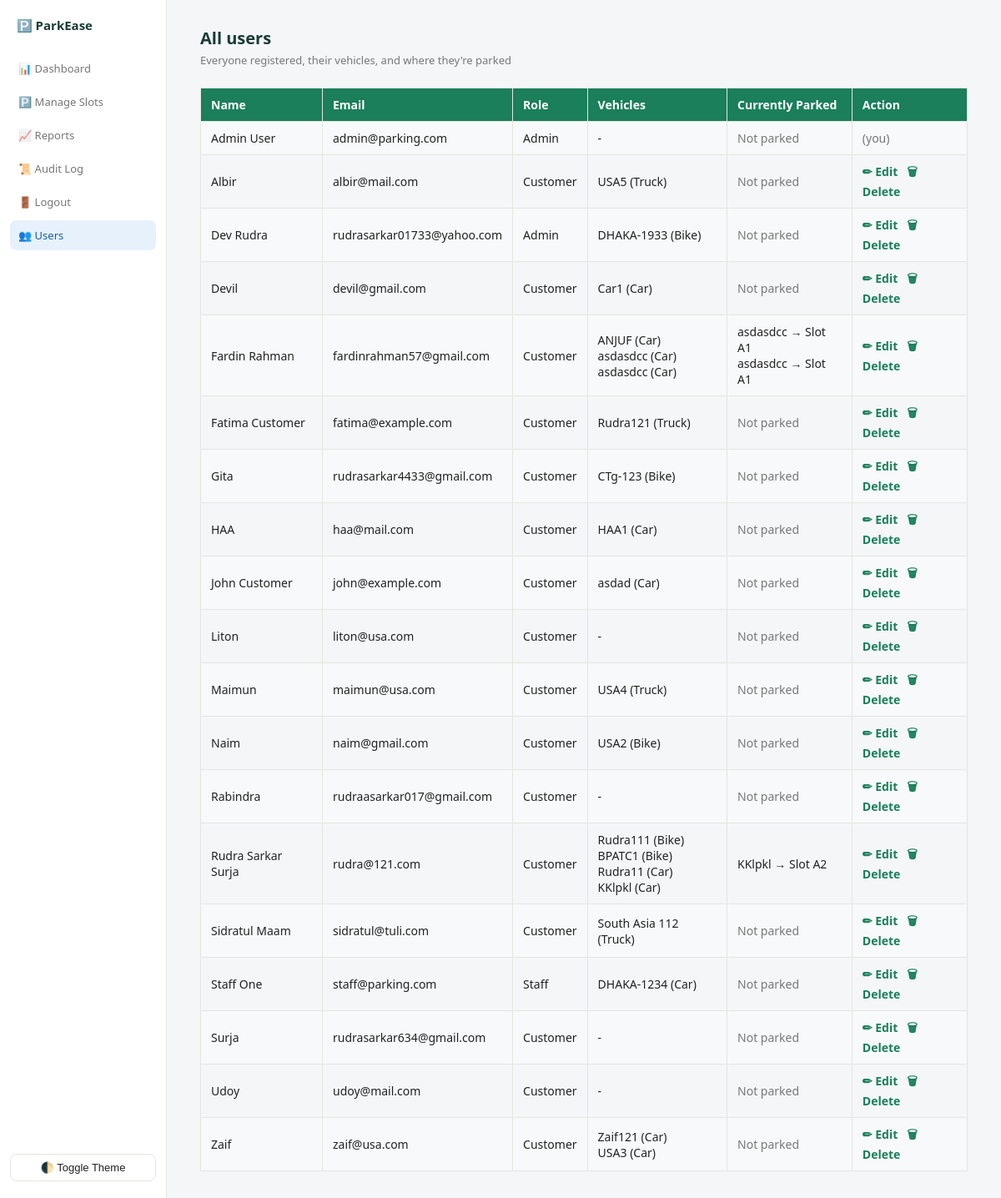
/users.php (signed in), run on the app's committed database.
### tables this page shows
CREATE TABLE `users` (
  `user_id` int(11) NOT NULL,
  `name` varchar(100) NOT NULL,
  `email` varchar(100) NOT NULL,
  `password` varchar(255) NOT NULL,
  `role` enum('admin','staff','customer') NOT NULL,
  `created_at` timestamp NOT NULL DEFAULT current_timestamp()
);

CREATE TABLE `vehicles` (
  `vehicle_id` int(11) NOT NULL,
  `plate_number` varchar(20) NOT NULL,
  `owner_id` int(11) NOT NULL,
  `type_id` int(11) NOT NULL
);

CREATE TABLE `vehicle_types` (
  `type_id` int(11) NOT NULL,
  `type_name` varchar(50) NOT NULL,
  `hourly_rate` decimal(10,2) NOT NULL,
  `max_hours` int(11) NOT NULL DEFAULT 24
);

CREATE TABLE `parking_slots` (
  `slot_id` int(11) NOT NULL,
  `slot_number` varchar(20) NOT NULL,
  `type_id` int(11) NOT NULL,
  `status` enum('available','occupied') DEFAULT 'available'
);

### users.php (the view, shortened to what this page needs)
<?php
include 'db_connect.php';
$sql = "
    SELECT u.user_id, u.name, u.email, u.role,
           v.plate_number, vt.type_name,
           s.slot_number,
           sess.entry_time
    FROM users u
    LEFT JOIN vehicles v ON v.owner_id = u.user_id
    LEFT JOIN vehicle_types vt ON v.type_id = vt.type_id
    LEFT JOIN parking_sessions sess ON sess.vehicle_id = v.vehicle_id AND sess.exit_time IS NULL
    LEFT JOIN parking_slots s ON sess.slot_id = s.slot_id
    ORDER BY u.name
";
$result = $conn->query($sql);
$users = [];
while ($row = $result->fetch_assoc()) {
    $uid = $row['user_id'];
    if (!isset($users[$uid])) {
        $users[$uid] = [
            'name' => $row['name'],
            'email' => $row['email'],
            'role' => $row['role'],
            'vehicles' => []
        ];
    }
    if ($row['plate_number']) {
        $users[$uid]['vehicles'][] = [
            'plate_number' => $row['plate_number'],
            'type_name' => $row['type_name'],
            'slot_number' => $row['slot_number'],
            'entry_time' => $row['entry_time']
        ];
    }
}
?>
<!DOCTYPE html>
<html>
<head>
    <link rel="stylesheet" href="style.css">
</head>
<body>
<div class="app-shell">
    <?php include 'sidebar.php'; ?>
    <div class="main-content">
        <p class="page-title">All users</p>
        <p class="page-subtitle">Everyone registered, their vehicles, and where they're parked</p>
        <table>
            <tr>
                <th>Name</th>
                <th>Email</th>
                <th>Role</th>
                <th>Vehicles</th>
                <th>Currently Parked</th>
                <?php if ($_SESSION['role'] === 'admin') { ?>
                    <th>Action</th>
                <?php } ?>
            </tr>
            <?php foreach ($users as $uid => $u) { ?>
                <tr>
                    <td><?php echo $u['name']; ?></td>
                    <td><?php echo $u['email']; ?></td>
                    <td><?php echo ucfirst($u['role']); ?></td>
                    <td>
                        <?php if (count($u['vehicles']) === 0) { ?>
                            -
                        <?php } else { ?>
                            <?php foreach ($u['vehicles'] as $v) { ?>
                                <?php echo $v['plate_number']; ?> (<?php echo ucfirst($v['type_name']); ?>)<br>
                            <?php } ?>
                        <?php } ?>
                    </td>
                    <td>
                        <?php
                        $parked_any = false;
                        foreach ($u['vehicles'] as $v) {
                            if ($v['slot_number']) {
                                $parked_any = true;
                                echo $v['plate_number'] . ' → Slot ' . $v['slot_number'] . '<br>';
                            }
                        }
                        if (!$parked_any) { echo '<span style="color:var(--text-muted);">Not parked</span>'; }
                        ?>
                    </td>
                    <?php if ($_SESSION['role'] === 'admin') { ?>
                        <td>
                            <?php if ($uid != $_SESSION['user_id']) { ?>
                                <a href="edit_user.php?id=<?php echo $uid; ?>">✏ Edit</a>
                                <a href="delete_user.php?id=<?php echo $uid; ?>" onclick="return confirm('Delete this user?');">🗑 Delete</a>
                            <?php } else { ?>
                                <span style="color:var(--text-muted);">(you)</span>
                            <?php } ?>
                        </td>
                    <?php } ?>
                </tr>
            <?php } ?>
        </table>
    </div>
</div>
</body>
</html>

### style.css (style rules this page uses)
:root { --bg-main: #f4f6f8; --bg-card: #ffffff; --text-main: #222; --text-heading: #1a3c34; --text-muted: #777; --border-color: #e5e5e0; --accent: #1a7f5a; --accent-hover: #146449; --sidebar-active-bg: #e6f1fb; --sidebar-active-text: #185fa5; --table-header-bg: #1a7f5a; --table-row-alt: #f8f9fa; --success-bg: #e6f4ea; --success-text: #1a7f5a; --danger-bg: #fdecea; --danger-text: #b3261e; }
* { box-sizing: border-box; }
body { font-family: 'Segoe UI', Arial, sans-serif; background-color: var(--bg-main); color: var(--text-main); margin: 0; padding: 0; }
a { color: var(--accent); text-decoration: none; font-weight: 600; }
table { border-collapse: collapse; width: 100%; margin-top: 12px; }
table th, table td { border: 1px solid var(--border-color); padding: 10px 12px; text-align: left; font-size: 14px; color: var(--text-main); }
table th { background-color: var(--table-header-bg); color: white; }
table tr:nth-child(even) { background-color: var(--table-row-alt); }
.app-shell { display: flex; min-height: 100vh; }
.main-content { flex: 1; padding: 2rem 2.5rem; }
.page-title { font-size: 20px; font-weight: 600; color: var(--text-heading); margin: 0 0 4px; }
.page-subtitle { font-size: 13px; color: var(--text-muted); margin: 0 0 1.5rem; }

### data on the page
users: name "Admin User", email "admin@parking.com", role "Admin", shows "Not parked", shows "(you)"
vehicles: owner.name "Albir", owner.email "albir@mail.com", owner.role "Customer", plate_number "USA5", type.type_name "Truck", shows "Not parked"
vehicles: owner.name "Dev Rudra", owner.email "rudrasarkar01733@yahoo.com", owner.role "Admin", plate_number "DHAKA-1933", type.type_name "Bike", shows "Not parked"
vehicles: owner.name "Devil", owner.email "devil@gmail.com", owner.role "Customer", plate_number "Car1", type.type_name "Car", shows "Not parked"
vehicles: plate_number "ANJUF", type.type_name "Car"
users: vehicles.plate_number "asdasdcc", vehicle_types.type_name "Car", parking_slots.slot_number "A1"
vehicles: owner.name "Fatima Customer", owner.email "fatima@example.com", owner.role "Customer", plate_number "Rudra121", type.type_name "Truck", shows "Not parked"
vehicles: owner.name "Gita", owner.email "rudrasarkar4433@gmail.com", owner.role "Customer", plate_number "CTg-123", type.type_name "Bike", shows "Not parked"
vehicles: owner.name "HAA", owner.email "haa@mail.com", owner.role "Customer", plate_number "HAA1", type.type_name "Car", shows "Not parked"
vehicles: owner.name "John Customer", owner.email "john@example.com", owner.role "Customer", plate_number "asdad", type.type_name "Car", shows "Not parked"
users: name "Liton", email "liton@usa.com", role "Customer", shows "Not parked"
vehicles: owner.name "Maimun", owner.email "maimun@usa.com", owner.role "Customer", plate_number "USA4", type.type_name "Truck", shows "Not parked"
vehicles: owner.name "Naim", owner.email "naim@gmail.com", owner.role "Customer", plate_number "USA2", type.type_name "Bike", shows "Not parked"
users: name "Rabindra", email "rudraasarkar017@gmail.com", role "Customer", shows "Not parked"
vehicles: plate_number "Rudra111", type.type_name "Bike"
vehicles: plate_number "BPATC1", type.type_name "Bike"
vehicles: plate_number "Rudra11", type.type_name "Car"
users: vehicles.plate_number "KKlpkl", vehicle_types.type_name "Car", parking_slots.slot_number "A2"
vehicles: owner.name "Sidratul Maam", owner.email "sidratul@tuli.com", owner.role "Customer", plate_number "South Asia 112", type.type_name "Truck", shows "Not parked"
vehicles: owner.name "Staff One", owner.email "staff@parking.com", owner.role "Staff", plate_number "DHAKA-1234", type.type_name "Car", shows "Not parked"
users: name "Surja", email "rudrasarkar634@gmail.com", role "Customer", shows "Not parked"
users: name "Udoy", email "udoy@mail.com", role "Customer", shows "Not parked"
vehicles: plate_number "Zaif121", type.type_name "Car"
vehicles: plate_number "USA3", type.type_name "Car"

### other printed values
$u['name'] "Fardin Rahman"
$u['email'] "fardinrahman57@gmail.com"
$u['role'] "Customer"
$u['name'] "Rudra Sarkar Surja"
$u['email'] "rudra@121.com"
$u['name'] "Zaif"
$u['email'] "zaif@usa.com"
